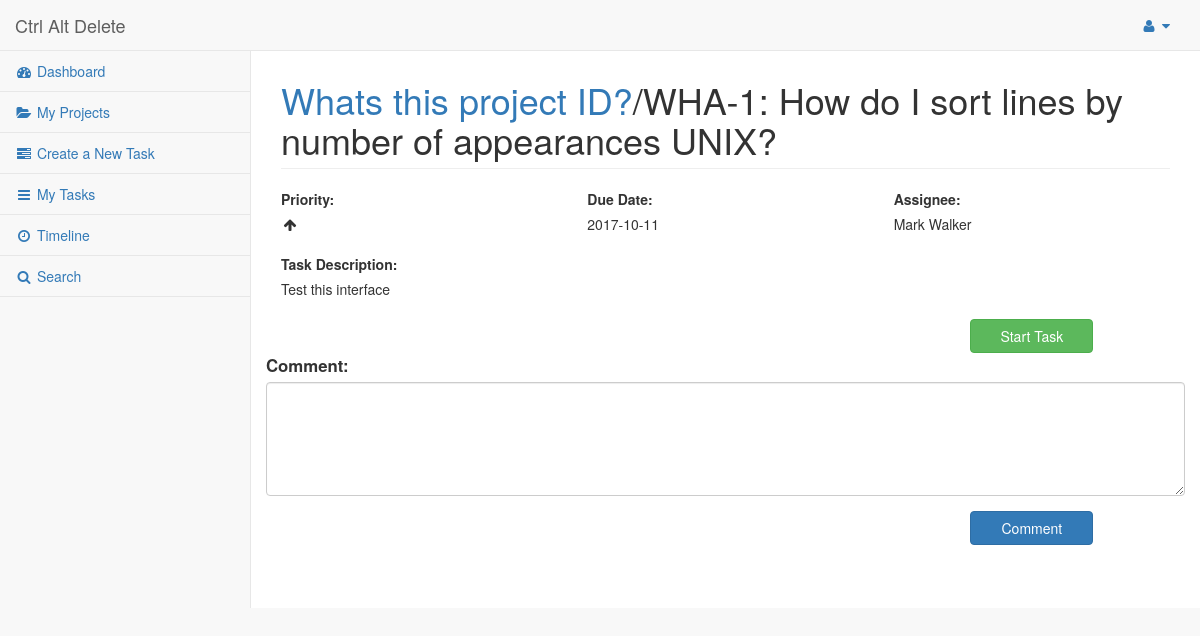
/pages/viewTask.php?var=1 (signed in), run on the app's committed database.
### tables this page shows
CREATE TABLE `projects` (
  `projectID` int(11) NOT NULL,
  `projectName` varchar(45) NOT NULL,
  `projectStart` date NOT NULL,
  `projectDescription` varchar(2000) NOT NULL,
  `projectKey` varchar(32) NOT NULL
);

CREATE TABLE `tasks` (
  `taskID` int(11) NOT NULL,
  `dueDate` date NOT NULL,
  `username` varchar(45) DEFAULT NULL,
  `projectID` int(11) NOT NULL,
  `taskDescription` varchar(256) NOT NULL,
  `priority` int(11) NOT NULL,
  `status` int(1) NOT NULL,
  `title` varchar(256) NOT NULL,
  `abbreviation` varchar(5) NOT NULL
);

CREATE TABLE `users` (
  `username` varchar(45) NOT NULL,
  `first` varchar(45) NOT NULL,
  `last` varchar(45) NOT NULL,
  `email` varchar(45) NOT NULL,
  `passhash` varchar(32) NOT NULL
);

### pages/viewTask.php (the view, shortened to what this page needs)
<!DOCTYPE html>
<html lang="en">
<head>
    <link href="../vendor/bootstrap/css/bootstrap.min.css" rel="stylesheet">
    <link href="../vendor/metisMenu/metisMenu.min.css" rel="stylesheet">
    <link href="../dist/css/sb-admin-2.css" rel="stylesheet">
    <link href="../vendor/morrisjs/morris.css" rel="stylesheet">
    <link href="../vendor/font-awesome/css/font-awesome.min.css" rel="stylesheet" type="text/css">
    <link href="../customcss/custom.css" rel="stylesheet">
</head>
<body>
    <div id="wrapper">
        <nav class="navbar navbar-default navbar-static-top fixedtop" role="navigation" style="margin-bottom: 0">
            <div class="navbar-header">
                <a class="navbar-brand" href="index.php">Ctrl Alt Delete</a>
            </div>
            <ul class="nav navbar-top-links navbar-right">
                <li class="dropdown">
                    <a class="dropdown-toggle" data-toggle="dropdown" href="#">
                        <i class="fa fa-user fa-fw"></i> <i class="fa fa-caret-down"></i>
                    </a>
                </li>
            </ul>
            <div class="navbar-default sidebar fixed" role="navigation">
                <div class="sidebar-nav navbar-collapse">
                    <ul class="nav" id="side-menu">
                        <li>
                            <a href="index.php"><i class="fa fa-dashboard fa-fw"></i> Dashboard</a>
                        </li>
                        <li>
                            <a href="myProject.php"><i class="fa fa-folder-open fa-fw"></i> My Projects</a>
                        </li>
                        <li>
                            <a href="createTask.php"><i class="fa fa-tasks fa-fw"></i> Create a New Task</a>
                        </li>
                        <li>
                            <a href="currentTask.php"><i class="fa fa-bars fa-fw"></i> My Tasks</a>
                        </li>
                        <li>
                            <a href="#"><i class="fa fa-clock-o fa-fw"></i> Timeline</a>
                        </li>
                        <li>
                            <a href="#"><i class="fa fa-search fa-fw"></i> Search</a>
                        </li>
                    </ul>
                </div>
            </div>
        </nav>
        <br/>
        <br/>
        <div id="page-wrapper">
            <div class="row">
                <div class="col-lg-12">
                    <?php
                    $tid = $_GET['var'];
                    $connection = mysqli_connect("localhost", "root", "", "cen4020");
                    $namelist = mysqli_query($connection, "SELECT title, projectID, abbreviation, priority, dueDate, username, taskDescription FROM tasks WHERE taskID = '$tid'");
                    $nameL = mysqli_fetch_row($namelist);
                    $title = $nameL[0];
                    $pid = $nameL[1];
                    $abb = $nameL[2];
                    $priority = $nameL[3];
                    $due = $nameL[4];
                    $uname = $nameL[5];
                    $asnameL = mysqli_query($connection,"SELECT first, last FROM users WHERE username = '$uname'");
                    $asname = mysqli_fetch_row($asnameL);
                    $fname = $asname[0];
                    $lname = $asname[1];
                    $descript = $nameL[6];
                    $projectlist = mysqli_query($connection, "SELECT projectName FROM projects WHERE projectID = '$pid'");
                    $projectL = mysqli_fetch_row($projectlist);
                    $project = $projectL[0];
                    $formatted_project = urlencode($project);
                    $taskstatus = mysqli_query($connection, "SELECT status FROM tasks WHERE taskID = '$tid'");
                    $taskrow = mysqli_fetch_row($taskstatus);
                    $status = $taskrow[0];
                    echo "<h1 class='page-header'>";
                    echo "<a href=viewProject.php?var=$formatted_project>$project</a>/";
                    echo "$abb-$tid: $title</h1>";
                    ?>
                </div>
            </div>
            <div class="row">
                <div class="col-sm-4">
                    <label for="priority">Priority:</label>
                    <?php
                    echo "<div>";
                    if($priority == 1)
                    {
                        echo "<i class='fa fa-angle-up fa-fw'></i>";
                    }
                    elseif ($priority == 2)
                    {
                        echo "<i class='fa fa-angle-double-up fa-fw'></i>";
                    }
                    else
                    {
                        echo "<i class='fa fa-arrow-up fa-fw'></i>";
                    }
                    echo "</div>";
                    ?>
                </div>
                <div class="col-sm-4">
                    <label for="dueDate">Due Date:</label>
                    <div><?php echo "$due"?></div>
                </div>
                <div class="col-sm-4">
                    <label for="assignee">Assignee:</label>
                    <div><?php echo "$fname $lname"?></div>
                </div>
            </div>
            <div class="row">
                <div class="col-sm-12">
                    <label for="description">Task Description:</label>
                    <div><?php echo "$descript" ?></div>
                </div>
            </div>
            <div class="row">
                <div class="col-sm-offset-9 col-sm-2">
                    <?php
                        if ($uname == $_SESSION['username'])
                        {
                            if ($status == 1){
                                echo "<a href='changeStatus.php?stat=1&var=$tid' onclick=changeColor class='btn btn-success btn-block'>Start Task</a>";
                            }
                        }
                    ?>
                </div>
            </div>
            <div class="row">
                <?php
                    echo"
                    <form action = 'comment.php?var=$tid' method = 'post' style='font-size: 120%;''>
                        <div class='form-group'>
                            <label for='comment'>Comment:</label>
                            <textarea class='form-control' rows='5' id='comment' name='comment' required='required'></textarea>
                        </div>
                        <div class='col-sm-offset-9 col-sm-2'>
                            <button class='btn btn-primary btn-block' type = 'submit'>Comment</button>
                        </div>
                    </form>";
                ?>
            </div>
        </div>
</body>
</html>

### customcss/custom.css (style rules this page uses)
.fixedtop { position: fixed; width: 100%; left: 0; top: 0; z-index: 100; border-top: 0; }
.fixed { position: fixed; }

### data on the page
projects: projectName "Whats this project ID?"
tasks: abbreviation "WHA", title "How do I sort lines by number of appearances UNIX?", dueDate "2017-10-11", taskDescription "Test this interface"
users: first "Mark", last "Walker"

### other printed values
$tid "1"
